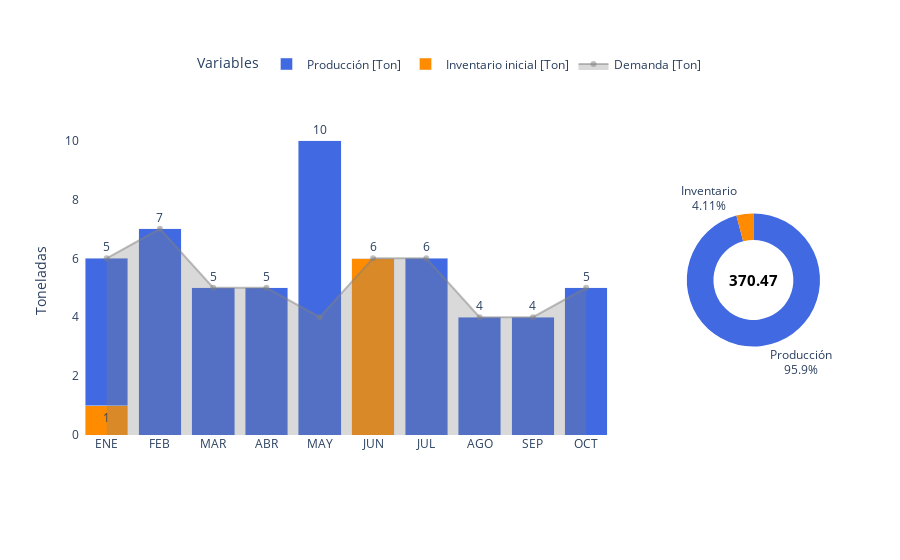

This figure's notebook cell:
### Markdown cell above
### Value Iteration

```text
# Aproxima V* directamente y luego deriva π*
# Entradas:
#   S, A(s), p(s',r|s,a), γ, θ
# Salidas:
#   π* : política óptima
#   V* : función de valor óptima
# -------------------------------------------

# Fase 1: aproximar V*
V(s) ← 0  para todo s ∈ S

repetir
    Δ ← 0
    para cada s ∈ S:
        v ← V(s)
        V(s) ← max_a Σ_{s',r} p(s',r | s,a) · [ r + γ · V(s') ]
        Δ ← max(Δ, |v − V(s)|)
hasta que Δ < θ

# Fase 2: derivar π* usando V*
para cada s ∈ S:
    π*(s) ← argmax_a Σ_{s',r} p(s',r | s,a) · [ r + γ · V(s') ]

return π*, V
```

### Code cell
# ----- DESDE ACÁ EN ADELANTE, NO TOQUE EL CÓDIGO DE ESTÁ CELDA.

# . Correr
t0 = time.perf_counter()
opt_policy, V_opt = value_iteration(env)
elapsed = time.perf_counter() - t0

# . Reportar
obj_dp, costos_prod, costos_inv, produccion, inventario, trayecto = env.report_from_policy(opt_policy)
plot_plan_produccion(M, d, produccion, inventario, sum(costos_prod), sum(costos_inv), obj_dp)

# . Almacenar resultados
resultados.append({
    "Método"             : "Value iteration",
    "Costo Total"        : obj_dp,
    "Costo producir"     : sum(costos_prod),
    "Costo inventario"   : sum(costos_inv),
    "Ton pedidas (total)": sum(produccion),
    "Inventario(total)"  : sum(inventario),
    "Tiempo (s)"         : elapsed
})

### Figure 1 — Plotly figure (JSON) as saved in the notebook; plotly's stock layout.template omitted (floating-point values rounded to 4 significant figures)
{"data": [{"fill": "tozeroy", "fillcolor": "rgba(128,128,128,0.3)", "line": {"color": "rgba(128,128,128,0.5)"}, "name": "Demanda [Ton]", "type": "scatter", "x": ["ENE", "FEB", "MAR", "ABR", "MAY", "JUN", "JUL", "AGO", "SEP", "OCT"], "xaxis": "x", "y": [6, 7, 5, 5, 4, 6, 6, 4, 4, 5], "yaxis": "y"}, {"marker": {"color": "darkorange"}, "name": "Inventario inicial [Ton]", "text": ["1", "", "", "", "", "6", "", "", "", ""], "textposition": "outside", "type": "bar", "x": ["ENE", "FEB", "MAR", "ABR", "MAY", "JUN", "JUL", "AGO", "SEP", "OCT"], "xaxis": "x", "y": [1, 0, 0, 0, 0, 6, 0, 0, 0, 0], "yaxis": "y"}, {"marker": {"color": "royalblue"}, "name": "Producción [Ton]", "text": ["5", "7", "5", "5", "10", "", "6", "4", "4", "5"], "textposition": "outside", "type": "bar", "x": ["ENE", "FEB", "MAR", "ABR", "MAY", "JUN", "JUL", "AGO", "SEP", "OCT"], "xaxis": "x", "y": [5, 7, 5, 5, 10, 0, 6, 4, 4, 5], "yaxis": "y"}, {"domain": {"x": [0.82, 1], "y": [0, 1]}, "hole": 0.6, "labels": ["Producción", "Inventario"], "marker": {"colors": ["royalblue", "darkorange"]}, "showlegend": false, "textinfo": "label+percent", "textposition": "outside", "type": "pie", "values": [355.2, 15.24]}], "layout": {"annotations": [{"font": {"color": "black", "size": 15}, "showarrow": false, "text": "<b>370.47</b>", "x": 0.91, "xanchor": "center", "xref": "paper", "y": 0.5, "yanchor": "middle", "yref": "paper"}], "barmode": "stack", "legend": {"orientation": "h", "title": {"text": "Variables"}, "x": 0.5, "xanchor": "center", "y": 1.15, "yanchor": "bottom"}, "paper_bgcolor": "white", "plot_bgcolor": "white", "xaxis": {"anchor": "y", "domain": [0, 0.72]}, "yaxis": {"anchor": "x", "domain": [0, 1], "title": {"text": "Toneladas"}}}}
